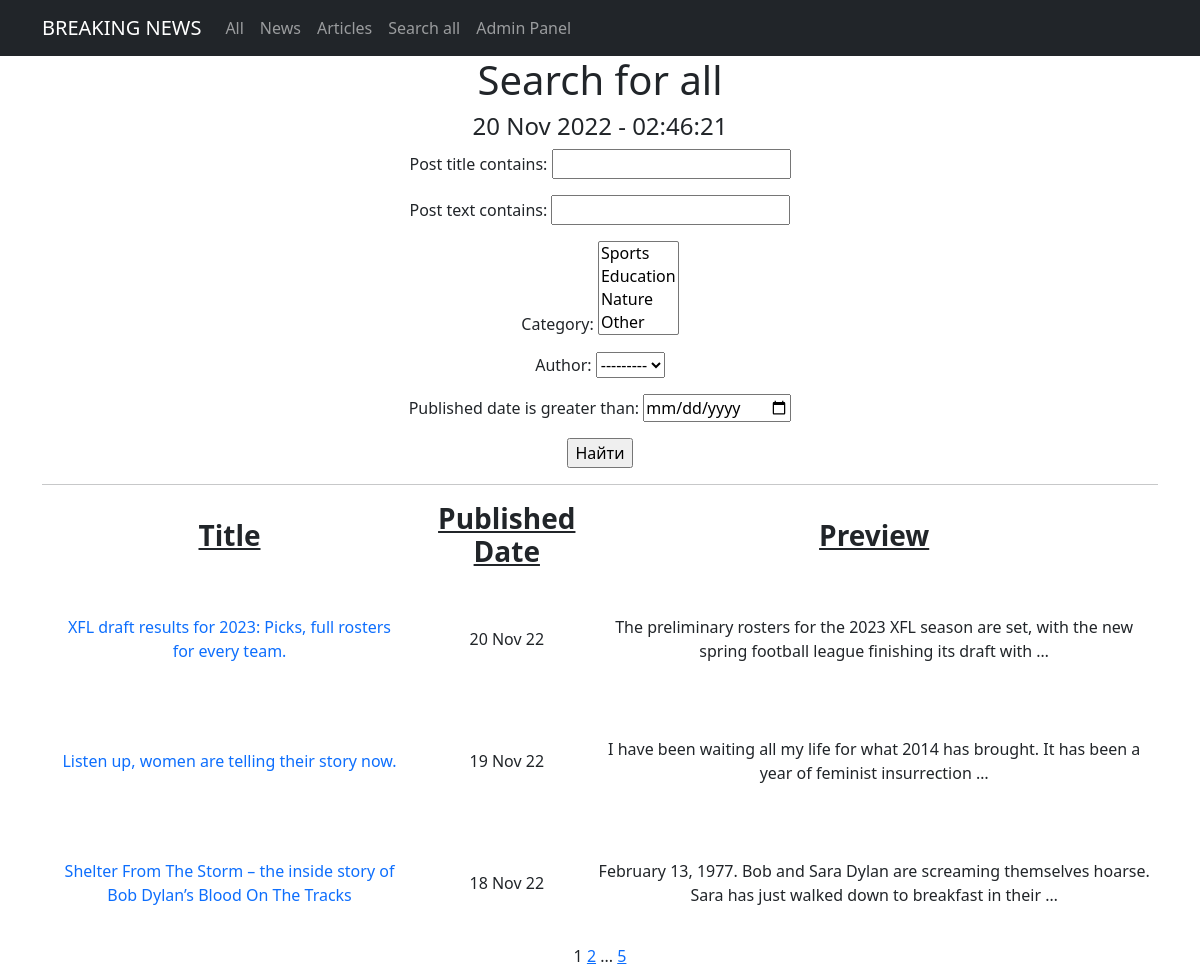
The app's page /search/ with its own data.
### newsportal/models.py (models this page shows, shortened)
class Category(models.Model):
    category = models.CharField(unique=True, max_length=100)
    def __str__(self):
        return f'{self.category}'

class Post(models.Model):
    author = models.ForeignKey(Author, on_delete=models.CASCADE)
    type = models.CharField(max_length=2, choices=TYPES, default=news)
    published_date = models.DateTimeField(auto_now_add=True)
    post_title = models.CharField(max_length=100)
    post_text = models.TextField()
    category = models.ManyToManyField(Category, through="PostCategory")
    post_rating = models.IntegerField(default=0)

### newsportal/views.py (the view)
# urls.py: path('search/', PostSearch.as_view(), name='post_search'),
class PostSearch(PostsList):
    template_name = 'post_search.html'

### newsportal/models.py (called while the page is built)
    def __str__(self):
        return f'{self.user.username}'

### newsportal/templatetags/custom_filters.py (called while the page is built)
@register.filter()
def censor(text):
    if isinstance(text, str):
        wordstocensor = ['fool', 'death', 'suffer']
        text = re.split('(\W+)', text)
        for i, j in enumerate(text):
            for k in wordstocensor:
                if k in j.lower():
                    text[i] = text[i][0] + '*'*(len(text[i]) - 1)
        return ''.join(text)
    else:
        raise Exception("This filter is applicable only to the <class 'str'>")

### newsportal/templatetags/custom_tags.py (called while the page is built)
@register.simple_tag()
def current_time(format_string='%d %b %Y - %H:%M:%S'):
    return datetime.now().astimezone().strftime(format_string)

@register.simple_tag(takes_context=True)
def url_replace(context, **kwargs):
   d = context['request'].GET.copy()
   for k, v in kwargs.items():
       d[k] = v
   return d.urlencode()

### newsportal/views.py (called while the page is built)
    def get_queryset(self):
        queryset = super().get_queryset()
        self.filterset = PostFilter(self.request.GET, queryset)
        return self.filterset.qs

    def get_context_data(self, **kwargs):
        context = super().get_context_data(**kwargs)
        context['filterset'] = self.filterset
        return context

### templates/post_search.html (shortened to what this page needs)
{% extends 'posts.html' %}
{% load custom_filters %}
{% load custom_tags %}
{% block content %}
<h1>Search for all</h1>
<h4>{% current_time '%d %b %Y - %H:%M:%S' %}</h4>
   <form action="" method="get">
       {{ filterset.form.as_p }}
       <input type="submit" value="Найти" />
   </form>
<hr>
   {% if posts %}
       <table>
           <tr>
               <td><h3><span style="text-decoration: underline;"><strong>Title</strong></span></h3></td>
               <td><h3><span style="text-decoration: underline;"><strong>Published Date</strong></span></h3></td>
               <td><h3><span style="text-decoration: underline;"><strong>Preview</strong></span></h3></td>
           </tr>
           {% for post in posts %}
           <tr>
               <td><a class="nav-link" href="/news/{{post.pk}}">{{ post.post_title|censor }}</a></td>
               <td>{{ post.published_date|date:'d M y' }}</td>
               <td>{{ post.post_text|truncatewords:20|censor }}</td>
               <td><p>&nbsp;</p><p>&nbsp;</p><p>&nbsp;</p></td>
           </tr>
           {% endfor %}
       </table>
   {% else %}
       <h2>Nothing here</h2>
   {% endif %}
{% endblock content %}

### records on screen
Category: category "Sports / Education / Nature / Other"
Post: post_title|censor "XFL draft results for 2023: Picks, full rosters for every team.", published_date "20 Nov 22", post_text|censor "The preliminary rosters for the 2023 XFL season are set, with the new spring football league finishing its draft with …"
Post: post_title|censor "Listen up, women are telling their story now.", published_date "19 Nov 22", post_text|censor "I have been waiting all my life for what 2014 has brought. It has been a year of feminist insurrection …"
Post: post_title|censor "Shelter From The Storm – the inside story of Bob Dylan’s Blood On The Tracks", published_date "18 Nov 22", post_text|censor "February 13, 1977. Bob and Sara Dylan are screaming themselves hoarse. Sara has just walked down to breakfast in their …"

### other values on screen
{{ page_obj.number }} "1"
{{ page_obj.next_page_number }} "2"
{{ page_obj.paginator.num_pages }} "5"
